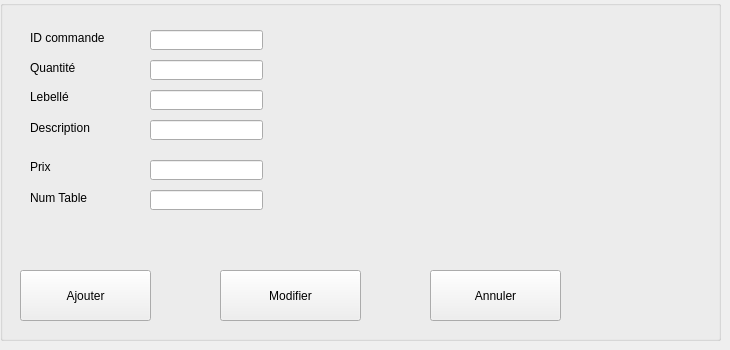
        <widget class="QWidget" name="tab_26">
         <attribute name="title">
          <string>Ajouter et modifier</string>
         </attribute>
         <widget class="QGroupBox" name="groupBox_8">
          <property name="geometry">
           <rect>
            <x>0</x>
            <y>0</y>
            <width>721</width>
            <height>341</height>
           </rect>
          </property>
          <property name="title">
           <string/>
          </property>
          <widget class="QLabel" name="label_74">
           <property name="geometry">
            <rect>
             <x>30</x>
             <y>30</y>
             <width>81</width>
             <height>16</height>
            </rect>
           </property>
           <property name="text">
            <string>ID commande</string>
           </property>
          </widget>
          <widget class="QLabel" name="label_75">
           <property name="geometry">
            <rect>
             <x>30</x>
             <y>60</y>
             <width>61</width>
             <height>16</height>
            </rect>
           </property>
           <property name="text">
            <string>Quantité</string>
           </property>
          </widget>
          <widget class="QLabel" name="label_76">
           <property name="geometry">
            <rect>
             <x>30</x>
             <y>90</y>
             <width>47</width>
             <height>13</height>
            </rect>
           </property>
           <property name="text">
            <string>Lebellé</string>
           </property>
          </widget>
          <widget class="QLabel" name="label_77">
           <property name="geometry">
            <rect>
             <x>30</x>
             <y>120</y>
             <width>81</width>
             <height>16</height>
            </rect>
           </property>
           <property name="text">
            <string>Description</string>
           </property>
          </widget>
          <widget class="QLabel" name="label_78">
           <property name="geometry">
            <rect>
             <x>30</x>
             <y>160</y>
             <width>47</width>
             <height>13</height>
            </rect>
           </property>
           <property name="text">
            <string>Prix</string>
           </property>
          </widget>
          <widget class="QLabel" name="label_79">
           <property name="geometry">
            <rect>
             <x>30</x>
             <y>190</y>
             <width>71</width>
             <height>16</height>
            </rect>
           </property>
           <property name="text">
            <string>Num Table</string>
           </property>
          </widget>
          <widget class="QLineEdit" name="lineEdit_33F">
           <property name="geometry">
            <rect>
             <x>150</x>
             <y>30</y>
             <width>113</width>
             <height>20</height>
            </rect>
           </property>
          </widget>
          <widget class="QLineEdit" name="lineEdit_34F">
           <property name="geometry">
            <rect>
             <x>150</x>
             <y>190</y>
             <width>113</width>
             <height>20</height>
            </rect>
           </property>
          </widget>
          <widget class="QLineEdit" name="lineEdit_35F">
           <property name="geometry">
            <rect>
             <x>150</x>
             <y>160</y>
             <width>113</width>
             <height>20</height>
            </rect>
           </property>
          </widget>
          <widget class="QLineEdit" name="lineEdit_36F">
           <property name="geometry">
            <rect>
             <x>150</x>
             <y>120</y>
             <width>113</width>
             <height>20</height>
            </rect>
           </property>
          </widget>
          <widget class="QLineEdit" name="lineEdit_37F">
           <property name="geometry">
            <rect>
             <x>150</x>
             <y>90</y>
             <width>113</width>
             <height>20</height>
            </rect>
           </property>
          </widget>
          <widget class="QLineEdit" name="lineEdit_38F">
           <property name="geometry">
            <rect>
             <x>150</x>
             <y>60</y>
             <width>113</width>
             <height>20</height>
            </rect>
           </property>
          </widget>
          <widget class="QPushButton" name="pushButton_fadwa7">
           <property name="geometry">
            <rect>
             <x>20</x>
             <y>270</y>
             <width>131</width>
             <height>51</height>
            </rect>
           </property>
           <property name="text">
            <string>Ajouter</string>
           </property>
          </widget>
          <widget class="QPushButton" name="pushButton_fadwa8">
           <property name="geometry">
            <rect>
             <x>220</x>
             <y>270</y>
             <width>141</width>
             <height>51</height>
            </rect>
           </property>
           <property name="text">
            <string>Modifier</string>
           </property>
          </widget>
          <widget class="QPushButton" name="pushButton_annuler1">
           <property name="geometry">
            <rect>
             <x>430</x>
             <y>270</y>
             <width>131</width>
             <height>51</height>
            </rect>
           </property>
           <property name="text">
            <string>Annuler</string>
           </property>
          </widget>
         </widget>
        </widget>
